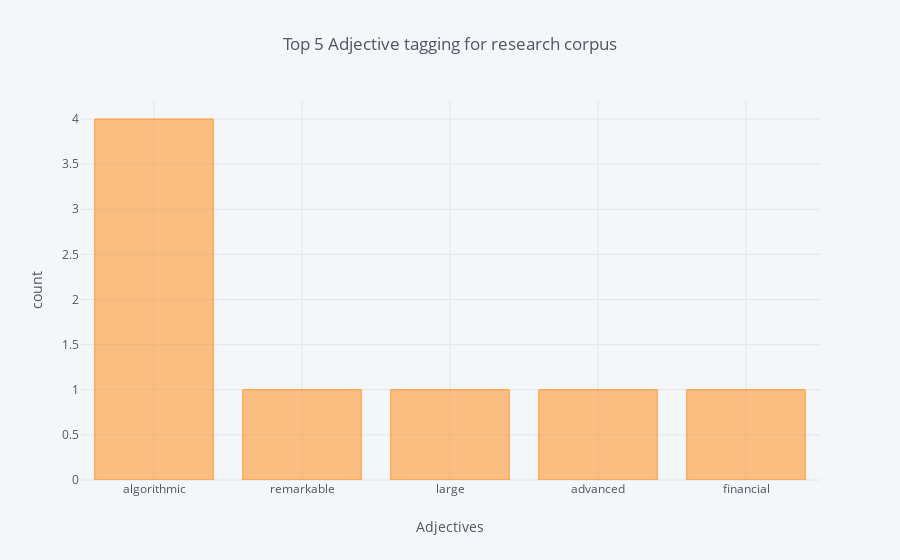

Source (notebook cell):
### Code cell
JJ_df = JJ_df.word.value_counts()[:5]
JJ_df.iplot(
    kind='bar',
    xTitle='Adjectives',
    yTitle='count', 
    title='Top 5 Adjective tagging for research corpus')

### Figure 1 — Plotly figure (JSON) as saved in the notebook; plotly's stock layout.template omitted (floating-point values rounded to 4 significant figures)
{"data": [{"marker": {"color": "rgba(255, 153, 51, 0.6)", "line": {"color": "rgba(255, 153, 51, 1.0)", "width": 1}}, "name": "word", "orientation": "v", "text": "", "type": "bar", "uid": "f31a6a2c-839b-11e9-86bf-186024a0f792", "x": ["algorithmic", "remarkable", "large", "advanced", "financial"], "y": [4, 1, 1, 1, 1]}], "layout": {"legend": {"bgcolor": "#F5F6F9", "font": {"color": "#4D5663"}}, "paper_bgcolor": "#F5F6F9", "plot_bgcolor": "#F5F6F9", "title": "Top 5 Adjective tagging for research corpus", "titlefont": {"color": "#4D5663"}, "xaxis": {"gridcolor": "#E1E5ED", "showgrid": true, "tickfont": {"color": "#4D5663"}, "title": "Adjectives", "titlefont": {"color": "#4D5663"}, "zerolinecolor": "#E1E5ED"}, "yaxis": {"gridcolor": "#E1E5ED", "showgrid": true, "tickfont": {"color": "#4D5663"}, "title": "count", "titlefont": {"color": "#4D5663"}, "zerolinecolor": "#E1E5ED"}}}
